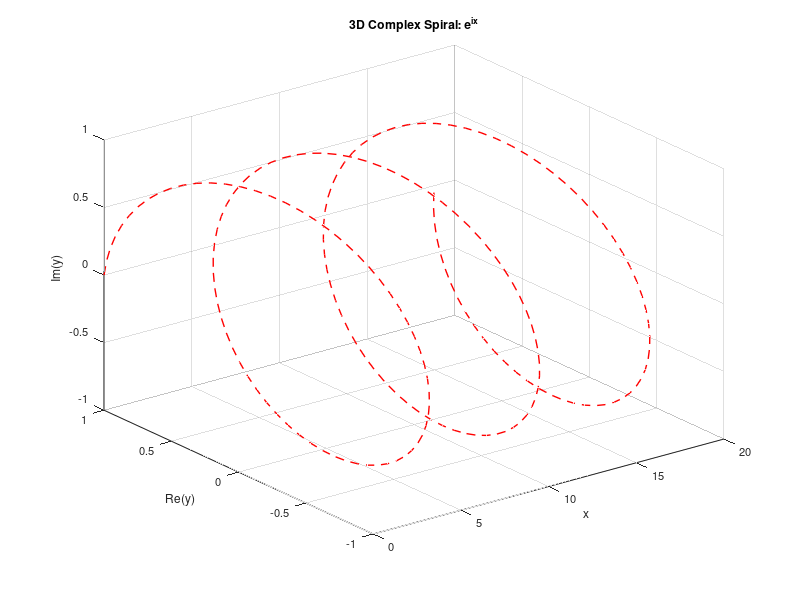

Recreate this plot in MATLAB. (Note: this script raises an error after producing the figure.)
clear variables;
clc;
close all;

x=0:0.1:6*pi;
y=exp(1i*x);

figure;
plot3(x,real(y),imag(y),'r--', 'LineWidth',1);
grid on;
title('3D Complex Spiral: e^{ix}', 'FontSize',14);
xlabel('x');
ylabel('Re(y)');
zlabel('Im(y)');
set(gca, 'FontSize', 8);
view(3);
camlight headlight;
lighting goraud;
